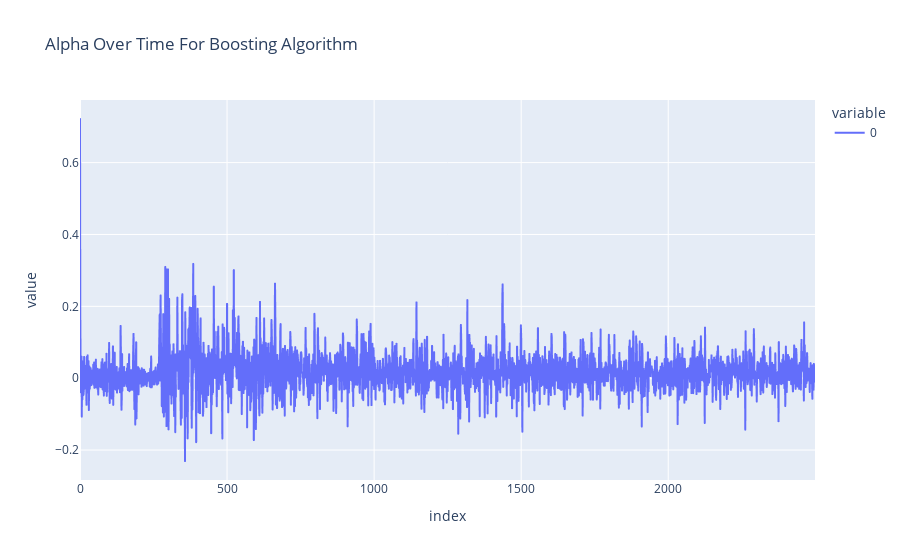

This figure's notebook cell:
### Code cell
alpha = b.model_confidence
fig = px.line(alpha, title=f"Alpha Over Time For Boosting Algorithm")
fig.show()

### Figure 1 — Plotly figure (JSON) as saved in the notebook; plotly's stock layout.template omitted (floating-point values rounded to 4 significant figures; data arrays with more than 128 entries replaced by an {"elided": "..."} marker saying what was removed)
{"data": [{"hovertemplate": "variable=0<br>index=%{x}<br>value=%{y}<extra></extra>", "legendgroup": "0", "line": {"color": "#636efa", "dash": "solid"}, "marker": {"symbol": "circle"}, "mode": "lines", "name": "0", "showlegend": true, "type": "scattergl", "x": {"elided": "2500 int values"}, "xaxis": "x", "y": {"elided": "2500 float values"}, "yaxis": "y"}], "layout": {"legend": {"title": {"text": "variable"}, "tracegroupgap": 0}, "title": {"text": "Alpha Over Time For Boosting Algorithm"}, "xaxis": {"anchor": "y", "domain": [0, 1], "title": {"text": "index"}}, "yaxis": {"anchor": "x", "domain": [0, 1], "title": {"text": "value"}}}}
